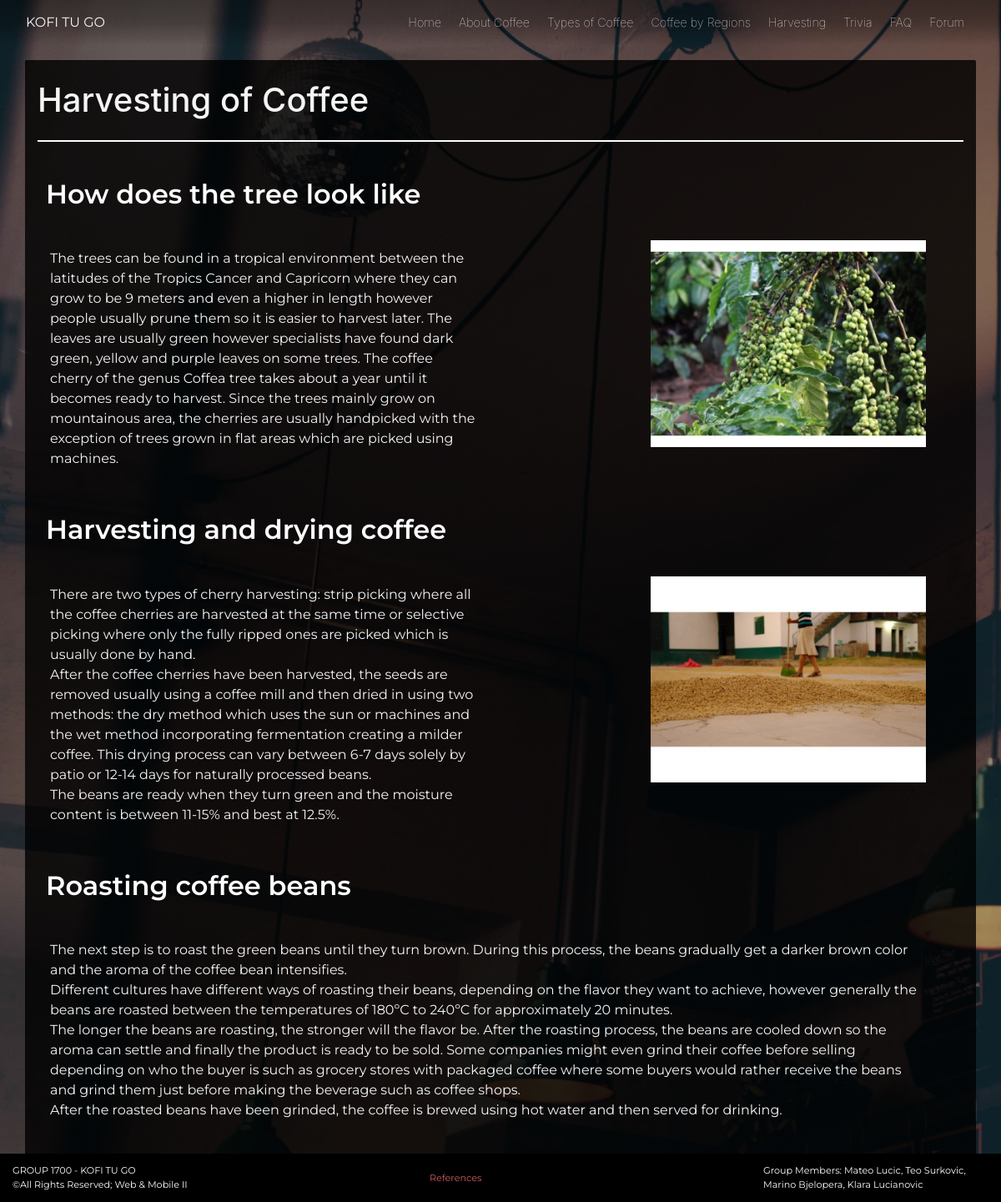
Screenshot of /pages/page.php?id=4 with the database file from the repository.
### tables this page shows
CREATE TABLE `pages` (
  `page_id` int(11) NOT NULL AUTO_INCREMENT,
  `page_desc` varchar(30) NOT NULL,
  `full_title` varchar(200) NOT NULL,
  `parent_page` varchar(30) NOT NULL,
  PRIMARY KEY (`page_id`)
);

CREATE TABLE `page_content` (
  `content_id` int(11) NOT NULL AUTO_INCREMENT,
  `parent_page` int(11) NOT NULL,
  `position` int(11) NOT NULL,
  `content` longtext NOT NULL,
  `header` varchar(200) NOT NULL,
  `image` varchar(100) DEFAULT 'no',
  PRIMARY KEY (`content_id`),
  KEY `parent_page` (`parent_page`),
  CONSTRAINT `page_content_ibfk_1` FOREIGN KEY (`parent_page`) REFERENCES `pages` (`page_id`)
);

### src/pages/includes/db_functions.inc (the view, shortened to what this page needs)
<?php
function populate_page($conn,$id){
    $q = 'SELECT * FROM page_content WHERE parent_page = '.$id.' ORDER BY position ASC';
    $rows = $conn->query($q);
    $result = array();
    if(!$rows){
        echo mysqli_error($conn);
    }
    else{
        while($parsed_row = $rows->fetch_assoc()){
            $result[] = $parsed_row;
        }
    }
    populate($result);
}
function populate($result){
    foreach ($result as $value){
        if($value['image'] != "no"){
            echo '<div class="row">';
            echo '<h2 class="region-names">'.$value['header'].'</h2>';
            echo '</div>';
            echo '<div class="row">&nbsp;</div><div class="row col-12"><div class="col-6"><p class="region-texts">';
            echo $value['content'];
            echo '</p></div><div class="col-2 "></div><div class="col-4 "><a href="../assets/images/fullsize/'.$value['image'].'" target="_blank"><img class="img-fluid show" src="../assets/images/thumbs/'.$value['image'].'" alt="REGION PICTURE"></a></div></div><br>';
        }
        else{
            echo '<div class="row ">';
            echo '<h2 class="region-names">'.$value['header'].'</h2>';
            echo '</div>';
            echo '<div class="row ">&nbsp;</div><div class="row col-12"><div class="col-12 "><p class="region-texts">';
            echo $value['content'];
            echo '</p></div></div><br>';
        }
    }
}
function getPageTitle($conn,$id){
    $result = $conn->query("SELECT full_title FROM pages WHERE page_id = ".$id);
    $page_title = $result->fetch_assoc();
    return $page_title['full_title'];
}
?>

### src/pages/page.php (shortened to what this page needs)
<?php
include_once "includes/db_functions.inc";
include_once "includes/header.inc";
?>
<div id="breadcrumb-nav" class="container breadcrumb-nav">
    <br>
    <div class="row d-flex flex-row align-content-center">
        <div class="col-12 d-flex align-content-center">
            <nav id="page_title"><h1><?php echo getPageTitle($dbConnection,$_GET['id'])?></h1></nav>
        </div>
    </div>
    <br>
    <hr class="hr-line">
    <div class="row">
    </div>
    <?php populate_page($dbConnection,$_GET['id']); ?>
</div>
<?php
include_once "includes/footer.inc";
?>

### src/css/style.css (style rules this page uses)
#hero-msg-div, h1, p, #logo { color: whitesmoke !important; }
body { background-image: linear-gradient(rgba(0, 0, 0, 0.3), rgba(0, 0, 0, 0.3), rgba(0, 0, 0, 0.3)), url("../assets/images/hero.jpg"); background-size: cover; background-repeat: no-repeat; min-height: 100vh; background-attachment: fixed; min-height: 100vh; }
#breadcrumb-nav { border-radius: 2px !important; }
.breadcrumb-nav { background-color: rgba(0,0,0, .8) !important; }
.hr-line { margin-top: -.5em; border: 1px solid #fff !important; }
.region-names { padding: 4px 25px!important; font-family: 'Montserrat', sans-serif !important; color: #fff; font-weight: 600; }
.region-texts { font-family: 'Montserrat', sans-serif !important; color: #fff; font-size: 1em; padding: 10px 0 !important; }

### rows the page displays
pages: full_title "Harvesting of Coffee"
page_content: header "How does the tree look like", content "The trees can be found in a tropical environment between the latitudes of the Tropics Cancer and Capricorn where they can grow to be 9 meters and even a higher in length however people usually prune them so it is easier to harvest later. The leaves are usually green however specialists have found dark green, yellow and purple leaves on some trees. The coffee cherry of the genus Coffea tree takes about a year until it becomes ready to harvest. Since the trees mainly grow on mountainous area, the cherries are usually handpicked with the exception of trees grown in flat areas which are picked using machines.", image (picture)
page_content: header "Harvesting and drying coffee", content "There are two types of cherry harvesting: strip picking where all the coffee cherries are harvested at the same time or selective picking where only the fully ripped ones are picked which is usually done by hand. After the coffee cherries have been harvested, the seeds are removed usually using a coffee mill and then dried in using two methods: the dry method which uses the sun or machines and the wet method incorporating fermentation creating a milder coffee. This drying process can vary between 6-7 days solely by patio or 12-14 days for naturally processed beans. The beans are ready when they turn green and the moisture content is between 11-15% and best at 12.5%.", image (picture)
page_content: header "Roasting coffee beans", content "The next step is to roast the green beans until they turn brown. During this process, the beans gradually get a darker brown color and the aroma of the coffee bean intensifies. Different cultures have different ways of roasting their beans, depending on the flavor they want to achieve, however generally the beans are roasted between the temperatures of 180ºC to 240ºC for approximately 20 minutes. The longer the beans are roasting, the stronger will the flavor be. After the roasting process, the beans are cooled down so the aroma can settle and finally the product is ready to be sold. Some companies might even grind their coffee before selling depending on who the buyer is such as grocery…"
